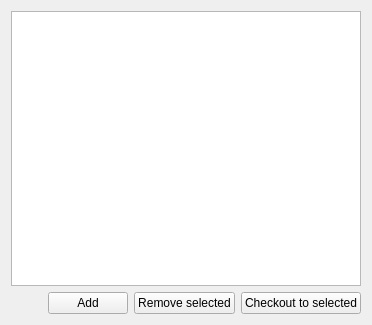
<?xml version="1.0" encoding="UTF-8"?>
<ui version="4.0">
 <class>TagsWidget</class>
 <widget class="QWidget" name="TagsWidget">
  <property name="geometry">
   <rect>
    <x>0</x>
    <y>0</y>
    <width>372</width>
    <height>325</height>
   </rect>
  </property>
  <property name="windowTitle">
   <string>Tags</string>
  </property>
  <property name="windowIcon">
   <iconset theme="git-tag">
    <normaloff>.</normaloff>.</iconset>
  </property>
  <layout class="QVBoxLayout" name="verticalLayout">
   <item>
    <widget class="TreeView" name="treeViewTags">
     <property name="contextMenuPolicy">
      <enum>Qt::CustomContextMenu</enum>
     </property>
    </widget>
   </item>
   <item>
    <layout class="QHBoxLayout" name="horizontalLayout_4">
     <item>
      <spacer name="horizontalSpacer_3">
       <property name="orientation">
        <enum>Qt::Horizontal</enum>
       </property>
       <property name="sizeHint" stdset="0">
        <size>
         <width>40</width>
         <height>20</height>
        </size>
       </property>
      </spacer>
     </item>
     <item>
      <widget class="PushButton" name="pushButtonAddTag">
       <property name="text">
        <string>Add</string>
       </property>
      </widget>
     </item>
     <item>
      <widget class="PushButton" name="pushButtonRemove">
       <property name="text">
        <string>Remove selected</string>
       </property>
      </widget>
     </item>
     <item>
      <widget class="PushButton" name="pushButtonCheckout">
       <property name="text">
        <string>Checkout to selected</string>
       </property>
      </widget>
     </item>
    </layout>
   </item>
  </layout>
 </widget>
 <customwidgets>
  <customwidget>
   <class>PushButton</class>
   <extends>QPushButton</extends>
   <header>core/pushbutton.h</header>
  </customwidget>
  <customwidget>
   <class>TreeView</class>
   <extends>QTreeView</extends>
   <header>core/treeview.h</header>
  </customwidget>
 </customwidgets>
 <resources/>
 <connections/>
</ui>
